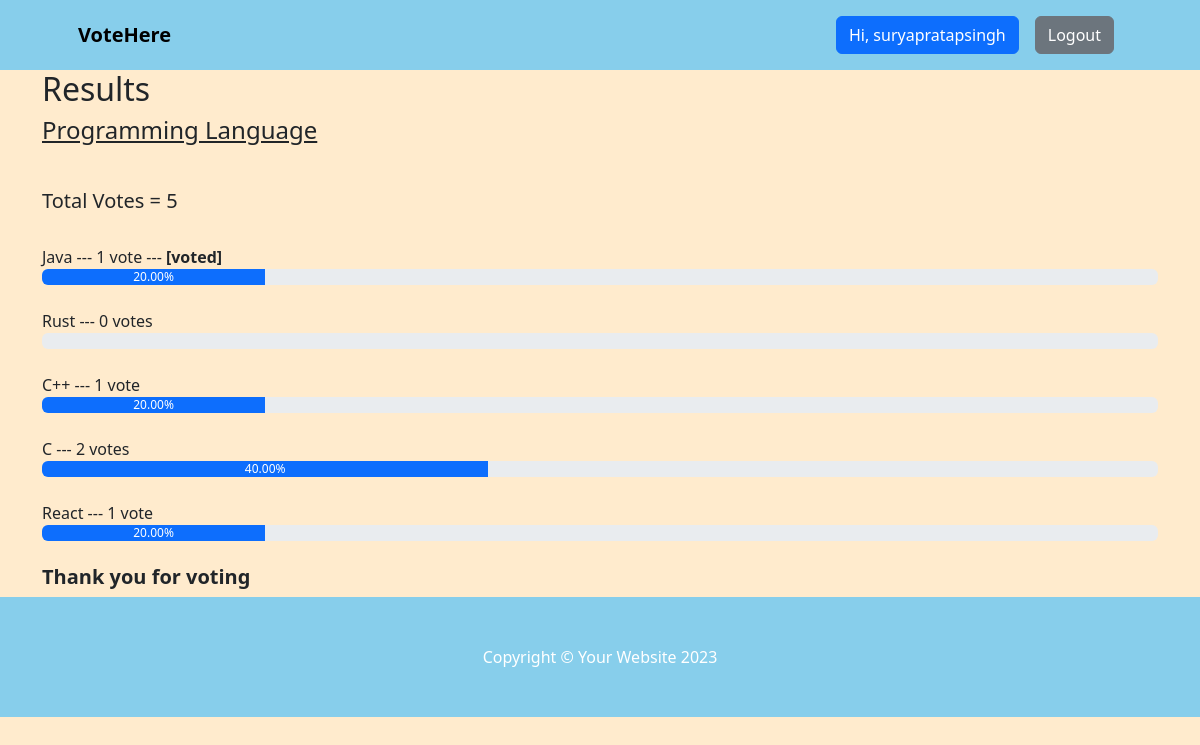
Page /result/programming-language (signed in) on the committed database.
### voteapp/models.py (models this page shows, shortened)
class Category(models.Model):
    title = models.CharField(max_length=200)
    slug = models.SlugField(blank=True, null=True)
    description = models.TextField(blank=True, null=True)
    total_vote = models.IntegerField(default=0)
    voters = models.ManyToManyField(User, blank=True)

class CategoryItem(models.Model):
    title = models.CharField(max_length=200)
    total_vote = models.IntegerField(default=0)
    category = models.ForeignKey(Category, on_delete=models.CASCADE, related_name="items")
    voters = models.ManyToManyField(User, blank=True)
    @property
    def percentage_vote(self):
        category_votes = self.category.total_vote
        item_votes = self.total_vote
        if category_votes == 0:
            vote_in_percentage = 0
        else:
            vote_in_percentage = (item_votes/category_votes) * 100
        return vote_in_percentage

### voteapp/views.py (the view)
# urls.py: path("result/<str:slug>", views.result, name="result"),
def result(request, slug):
    category = Category.objects.get(slug=slug)
    items = CategoryItem.objects.filter(category=category)
    context = {"category": category, "items": items}
    return render(request, "result.html", context)

### voteapp/templatetags/custom_filters.py (called while the page is built)
@register.filter(name="has_voted")
def has_voted(user, voters):
    return any(user.id== voter.id for voter in voters)

### voteapp/templates/result.html
{% extends 'base.html' %}
{% block content %}
{% load humanize %}
{% load custom_filters %}
<div class="container result-container">
    <div class="sub-container">
      <h2>Results</h2>
      <h4>{{category.title}}</h4>
      <br>
      <h5>Total Votes = {{category.total_vote}}</h5>
      <br />
      {% for item in items  %}
      {% if request.user|has_voted:item.voters.all %}
      <small>{{item.title}}</strong> --- {{item.total_vote}} vote{{item.total_vote | pluralize:",s"}} ---  <strong>[voted]</strong> </small>
      <div class="progressContainer">
        <div class="progress">
          <div
            class="progress-bar"
            role="progressbar"
            aria-label="Example with label"
            style="width:{{item.percentage_vote | floatformat:2}}%;"
            aria-valuenow="25"
            aria-valuemin="0"
            aria-valuemax="100"
          >
          {{item.percentage_vote | floatformat:2}}%
          </div>
        </div>
      </div>
      <br>
      {% else %}
      <small>{{item.title}}</strong> --- {{item.total_vote}} vote{{item.total_vote | pluralize:",s"}} </small>
      <div class="progressContainer">
        <div class="progress">
          <div
            class="progress-bar"
            role="progressbar"
            aria-label="Example with label"
            style="width:{{item.percentage_vote | floatformat:2}}%;"
            aria-valuenow="25"
            aria-valuemin="0"
            aria-valuemax="100"
          >
          {{item.percentage_vote | floatformat:2}}%
          </div>
        </div>
      </div>
      <br>
      {% endif %}
      {% endfor %}
      <h5 style="font-weight: bold">Thank you for voting</h5>
    </div>
  </div>
{% endblock content %}

### voteapp/templates/base.html (shortened to what this page needs)
<!DOCTYPE html>
{% load static %}
<html lang="en">
<head>
    <link href="https://cdn.jsdelivr.net/npm/bootstrap-icons@1.4.1/font/bootstrap-icons.css" rel="stylesheet" />
    <link rel="stylesheet" href="{% static 'css/bootstrap.css' %}">
    <link rel="stylesheet" href="{% static 'css/style.css' %}">
</head>
<body style="background: blanchedalmond;">
     <nav class="navbar navbar-expand-lg navbar-dark" style="background:skyblue">
        <div class="container px-lg-5">
            <a class="navbar-brand text-black bold" href="{% url 'index'  %}"><strong>VoteHere</strong></a>
            <div class="collapse navbar-collapse" id="navbarSupportedContent">
                <ul class="navbar-nav ms-auto mb-2 mb-lg-0">
                    {% if request.user.is_authenticated %}
                    <li class="nav-item"><a class="nav-link" href="#"><button class="btn btn-primary">Hi, {{request.user.username}}</button></a></li>
                    <li class="nav-item"><a class="nav-link" href="{% url 'logout' %}"><button class="btn btn-secondary">Logout</button></a></li>
                    {% else %}
                    <li class="nav-item"><a class="nav-link" href="{% url 'signin' %}"><button class="btn btn-primary">Login</button></a></li>
                    <li class="nav-item"><a class="nav-link" href="{% url 'signup' %}"><button class="btn btn-primary">SignUp</button></a></li>
                    {% endif %}
                </ul>
            </div>
        </div>
    </nav>
    {% block content %}
    {% endblock content %}
     <footer class="py-5" style="background:skyblue;">
        <div class="container"><p class="m-0 text-center text-white">Copyright &copy; Your Website 2023</p></div>
    </footer>
</body>
</html>

### voteapp/static/css/style.css (style rules this page uses)
* { box-sizing: border-box; }
.result-container { display: flex; align-items: center; justify-content: center; }
.sub-container { width: inherit }
.result-container h4 { text-decoration: underline; margin-bottom: 20px; }
.result-container small { font-size: 16px; font-weight: 500; }

### rows in the picture
Category: title "Programming Language", total_vote "5"
CategoryItem: title "Java", total_vote "1", percentage_vote "20.00"
CategoryItem: title "Rust", total_vote "0", total_vote|pluralize "s"
CategoryItem: title "C++", total_vote "1", percentage_vote "20.00"
CategoryItem: title "C", total_vote "2", total_vote|pluralize "s", percentage_vote "40.00"
CategoryItem: title "React", total_vote "1", percentage_vote "20.00"

### other values in the picture
{{ request.user.username }} "suryapratapsingh"
